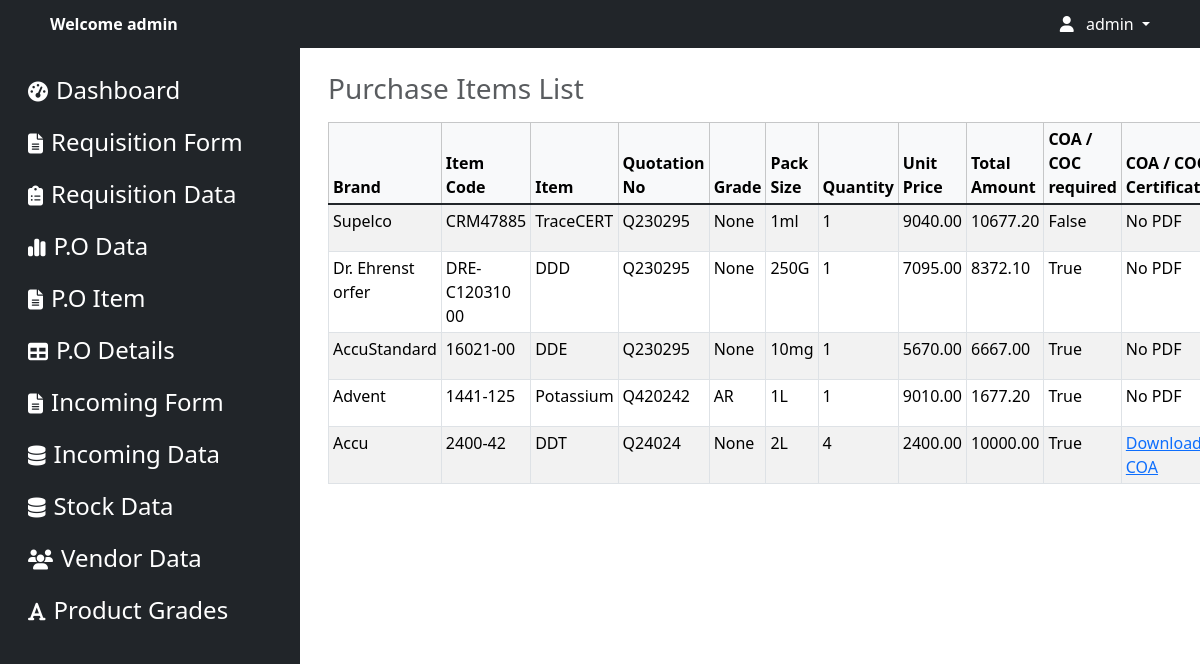
The page /purchase-list/ (signed in) on the database its author committed.
### apps/models.py (models this page shows, shortened)
class PurchaseItem(models.Model):
    make_brand = models.CharField(max_length=100)
    product_code = models.CharField(max_length=50)
    item = models.CharField(max_length=100)
    quotation_no = models.CharField(max_length=100)
    grade = models.CharField(max_length=50)
    pack_size = models.CharField(max_length=50)
    quantity = models.CharField(max_length=100)
    unit_price = models.DecimalField(max_digits=10, decimal_places=2)
    total_amount = models.DecimalField(max_digits=20, decimal_places=2)
    coa_coc_required = models.BooleanField(default=False)
    pdf_file = models.FileField(upload_to='pdf_files/',blank=True, null=True)
    discount = models.CharField(max_length=10,default='None')
    status = models.CharField(max_length=50)

### apps/views.py (the view)
# urls.py: path('purchase-list/', views.purchase_list, name='purchase_list'),
@login_required
@never_cache
def purchase_list(request):
    pos = PurchaseOrder.objects.all()
    purchases = PurchaseItem.objects.all()
    return render(request, 'purchase/purchase_list.html', {'pos': pos, 'purchases': purchases})

### templates/purchase/purchase_list.html (shortened to what this page needs)
<!DOCTYPE html>
<html lang="en">
<head>
    {% load static %}
    <link href="https://cdn.jsdelivr.net/npm/bootstrap@5.3.2/dist/css/bootstrap.min.css" rel="stylesheet">
    <link href="https://cdnjs.cloudflare.com/ajax/libs/font-awesome/6.5.1/css/all.min.css" rel="stylesheet">
    <link rel="stylesheet" href="{% static 'css/index.css' %}">
    <link rel="stylesheet" href="{% static 'css/sidebar.css' %}">
    <link rel="stylesheet" href="https://cdn.datatables.net/2.0.1/css/dataTables.bootstrap5.css">
    <link rel="stylesheet" href="https://cdn.datatables.net/buttons/3.0.0/css/buttons.dataTables.css">
    <link rel="stylesheet" href="https://cdn.datatables.net/select/2.0.0/css/select.dataTables.css">
</head>
<body>
    {% include 'logined/navbar.html' %}
    <div class="container-fluid">
        {% include 'logined/sidebar.html' %}
        <div class="col overflow-x-auto ">
            <div class="container-fluid p-3">
                <div class="table-responsive{-sm|-md|-lg|-xl|-xxl}">
                    <table id="example" class="caption-top table table-bordered table-striped table-sm table-hover"
                        style="width:100%">
                        <caption>
                            <h3>Purchase Items List</h3>
                        </caption>
                        <thead class="table-light">
                            <tr>
                                <th>Brand</th>
                                <th>Item Code</th>
                                <th>Item</th>
                                <th>Quotation No</th>
                                <th>Grade</th>
                                <th>Pack Size</th>
                                <th>Quantity</th>
                                <th>Unit Price</th>
                                <th>Total Amount</th>
                                <th>COA / COC required</th>
                                <th>COA / COC Certificate</th>
                            </tr>
                        </thead>
                        <tbody class="table-group-divider">
                            {% for items in purchases %}
                            <tr>
                                <td>{{ items.make_brand }}</td>
                                <td>{{ items.product_code }}</td>
                                <td>{{ items.item }}</td>
                                <td>{{ items.quotation_no }}</td>
                                <td>{{ items.grade }}</td>
                                <td>{{ items.pack_size }}</td>
                                <td>{{ items.quantity }}</td>
                                <td>{{ items.unit_price }}</td>
                                <td>{{ items.total_amount }}</td>
                                <td>{{ items.coa_coc_required }}</td>
                                <td>
                                    {% if items.pdf_file %}
                                        <a href="{{ items.pdf_file.url }}" download>Download COA</a>
                                    {% else %}
                                        No PDF
                                    {% endif %}
                                </td>
                            </tr>
                            {% endfor %}
                        </tbody>
                    </table>
                </div>
            </div>
        </div>
    </div>
</body>
</html>

### templates/logined/navbar.html (shortened to what this page needs)
{% load static %}
<nav class="navbar navbar-expand-lg navbar-dark bg-dark navbar-custom p-1 ">
    <div class="container">
        <div class="collapse navbar-collapse" id="navbarNav">
            <ul class="navbar-nav">
                <li class="nav-item">
                    <a class="nav-link d-none d-lg-block text-white fw-semibold" href="#">Welcome {{ user.username }}</a>
                </li>
            </ul>
            <ul class="navbar-nav ms-auto">
                {% if user.is_authenticated %}
                <li class="nav-item dropdown">
                    <a class="nav-link dropdown-toggle text-white" href="#" id="navbarDropdown" role="button"
                        data-bs-toggle="dropdown" aria-expanded="false">
                        <i class="fas fa-user"></i> <span class="ms-2 d-none d-sm-inline">{{ user.username }}</span>
                    </a>
                </li>
                {% endif %}
            </ul>
        </div>
    </div>
</nav>

### static/css/index.css (style rules this page uses)
.navbar { --bs-navbar-padding-y: 0rem !important; }

### rows shown on the page
PurchaseItem: make_brand "Supelco", product_code "CRM47885", item "TraceCERT", quotation_no "Q230295", grade "None", pack_size "1ml", quantity "1", unit_price "9040.00", total_amount "10677.20", coa_coc_required "False", shows "No PDF"
PurchaseItem: make_brand "Dr. Ehrenst orfer", product_code "DRE- C120310 00", item "DDD", quotation_no "Q230295", grade "None", pack_size "250G", quantity "1", unit_price "7095.00", total_amount "8372.10", coa_coc_required "True", shows "No PDF"
PurchaseItem: make_brand "AccuStandard", product_code "16021-00", item "DDE", quotation_no "Q230295", grade "None", pack_size "10mg", quantity "1", unit_price "5670.00", total_amount "6667.00", coa_coc_required "True", shows "No PDF"
PurchaseItem: make_brand "Advent", product_code "1441-125", item "Potassium", quotation_no "Q420242", grade "AR", pack_size "1L", quantity "1", unit_price "9010.00", total_amount "1677.20", coa_coc_required "True", shows "No PDF"
PurchaseItem: make_brand "Accu", product_code "2400-42", item "DDT", quotation_no "Q24024", grade "None", pack_size "2L", quantity "4", unit_price "2400.00", total_amount "10000.00", coa_coc_required "True"

### other values the page prints
{{ user.username }} "admin"
